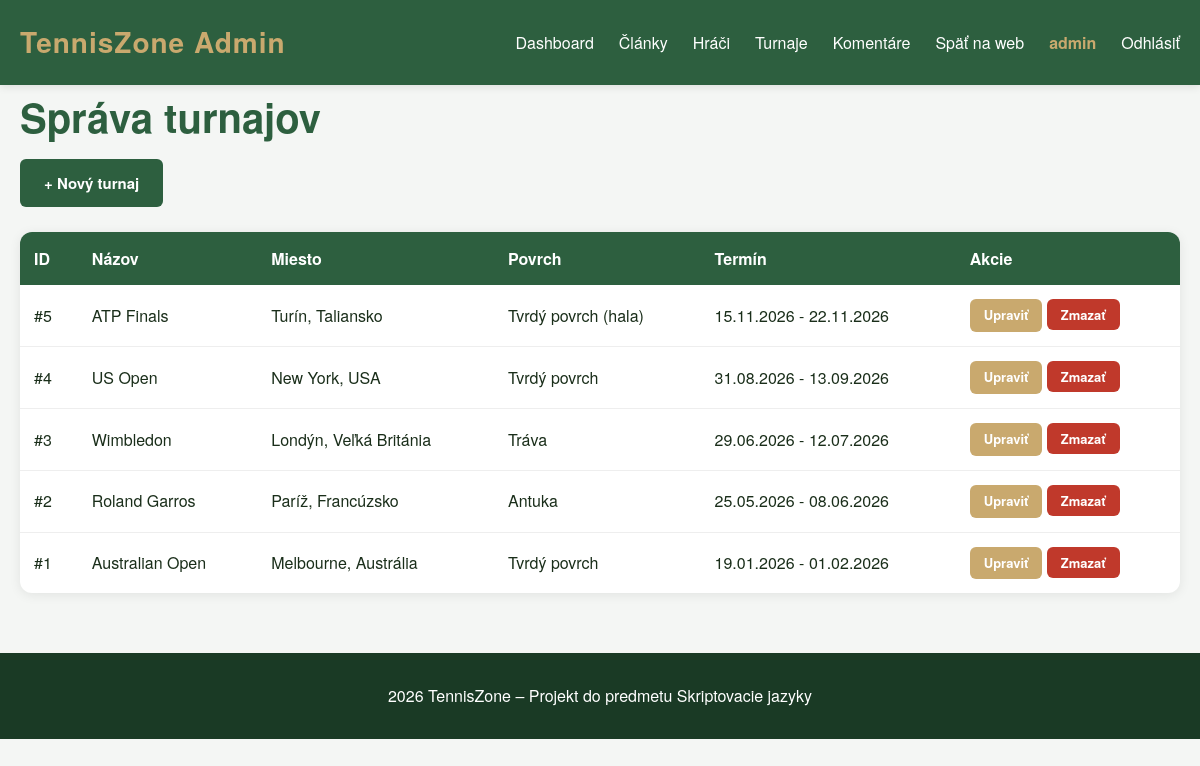
Page /public/templates/admin-tournaments.php (signed in) on the earlier database version.
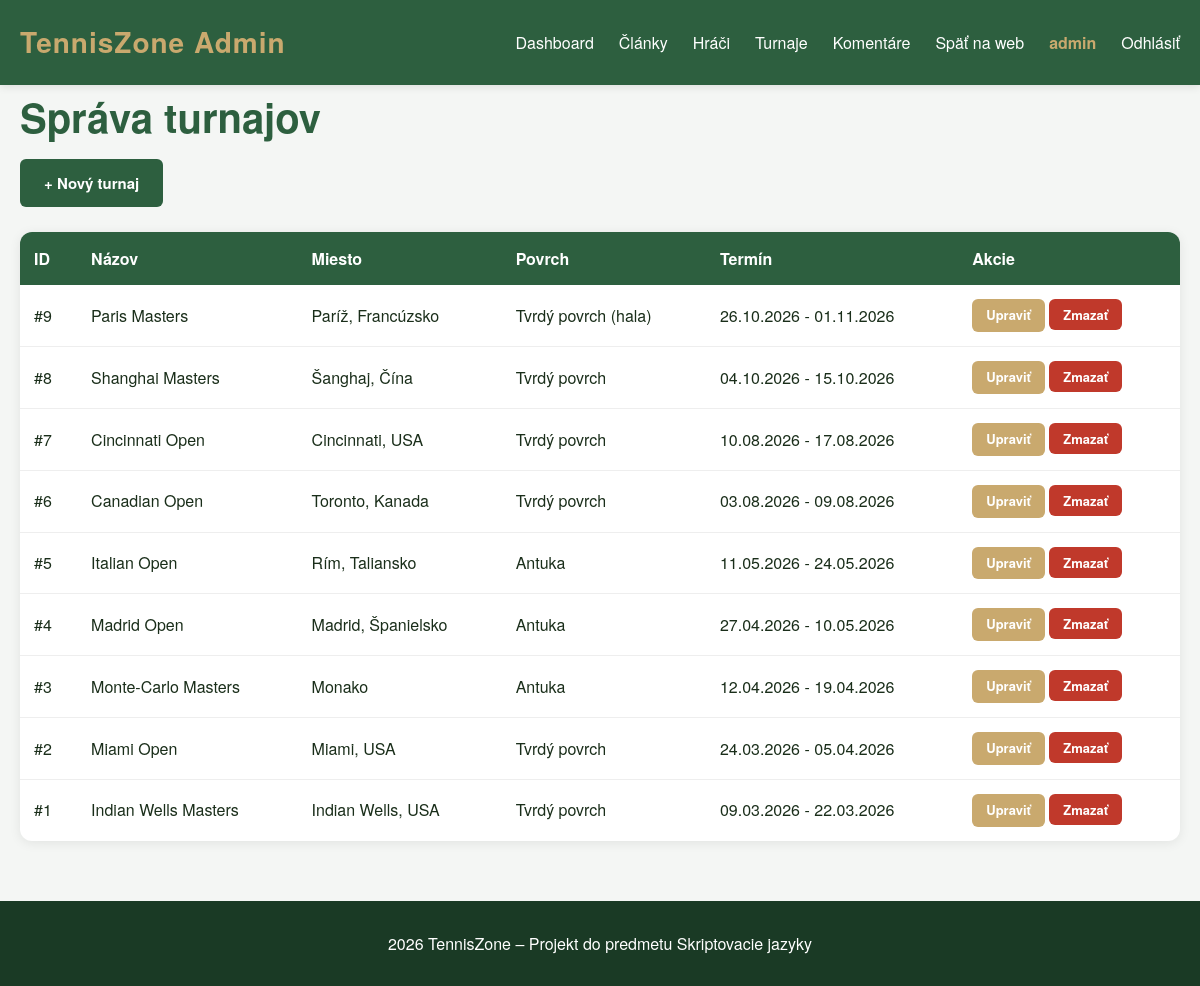
Same page on the later database version.
### tables this page shows
CREATE TABLE IF NOT EXISTS tournaments (
    id INT AUTO_INCREMENT PRIMARY KEY,
    name VARCHAR(150) NOT NULL,
    location VARCHAR(100),
    surface VARCHAR(50),
    start_date DATE,
    end_date DATE,
    prize_money INT,
    description TEXT,
    image VARCHAR(255),
    created_at TIMESTAMP DEFAULT CURRENT_TIMESTAMP
);

### autoload.php (called while the page is built, shortened)
<?php
spl_autoload_register(function (string $class): void {
    $prefixes = [
        'App\\Core\\'   => __DIR__ . '/app/core/',
        'App\\Models\\' => __DIR__ . '/app/models/',
    ];
    foreach ($prefixes as $prefix => $baseDir) {
        $len = strlen($prefix);
        if (strncmp($class, $prefix, $len) !== 0) {
            continue;
        }
        $relative = substr($class, $len);
        $file = $baseDir . str_replace('\\', '/', $relative) . '.php';
        if (is_file($file)) {
            return;
        }
    }
});

### app/core/Database.php (called while the page is built, shortened)
<?php
class Database {
    private $host = 'localhost';
    private $dbname = 'tenniszone1';
    private $username = 'root';
    private $password = '';
    private \PDO $connection;
    public function __construct() {
        try {
            $dsn = "mysql:host={$this->host};dbname={$this->dbname};charset=utf8mb4";
            $this->connection = new \PDO($dsn, $this->username, $this->password);
            $this->connection->setAttribute(\PDO::ATTR_ERRMODE, \PDO::ERRMODE_EXCEPTION);
            $this->connection->setAttribute(\PDO::ATTR_DEFAULT_FETCH_MODE, \PDO::FETCH_OBJ);
        } catch (\PDOException $e) {
            echo "Chyba pripojenia: " . $e->getMessage();
        }
    }
    public function getConnection() {
        return $this->connection;
    }
}

### app/models/Tournament.php (called while the page is built, shortened)
<?php
class Tournament {
    private $db;
    public function __construct() {
        $database = new Database();
        $this->db = $database->getConnection();
    }
    public function all() {
        $sql = "SELECT * FROM tournaments ORDER BY start_date DESC";
        $stmt = $this->db->query($sql);
        return $stmt->fetchAll();
    }
}

### public/templates/admin-tournaments.php (the view, shortened to what this page needs)
<?php require_once __DIR__ . '/../../autoload.php';
?>
<?php include __DIR__ . '/partials/header-admin.php';?>
<?php
$tournament = new Tournament();
$tournaments = $tournament->all();
?>
<div class="admin-toolbar">
    <h1>Správa turnajov</h1>
    <a href="tournament-create.php" class="btn btn-add">+ Nový turnaj</a>
</div>
<table>
    <thead>
        <tr>
            <th>ID</th>
            <th>Názov</th>
            <th>Miesto</th>
            <th>Povrch</th>
            <th>Termín</th>
            <th>Akcie</th>
        </tr>
    </thead>
    <tbody>
        <?php foreach ($tournaments as $t): ?>
            <tr>
                <td>#<?php echo $t->id; ?></td>
                <td><?php echo htmlspecialchars($t->name ?? ''); ?></td>
                <td><?php echo htmlspecialchars($t->location ?? ''); ?></td>
                <td><?php echo htmlspecialchars($t->surface ?? ''); ?></td>
                <td>
                    <?php echo $t->start_date ? date('d.m.Y', strtotime($t->start_date)) : '-'; ?>
                    -
                    <?php echo $t->end_date ? date('d.m.Y', strtotime($t->end_date)) : '-'; ?>
                </td>
                <td>
                    <a href="tournament-edit.php?id=<?php echo $t->id; ?>" class="btn btn-edit">Upraviť</a>
                    <form method="POST" style="display:inline;" onsubmit="return confirm('Naozaj zmazať turnaj?')">
                        <button type="submit" class="btn btn-delete">Zmazať</button>
                    </form>
                </td>
            </tr>
        <?php endforeach; ?>
    </tbody>
</table>
<?php include __DIR__ . '/partials/footer.php'; ?>

Differences in the rows shown:
added tournaments: id "9", name "Paris Masters", location "Paríž, Francúzsko", surface "Tvrdý povrch (hala)", start_date "26.10.2026", end_date "01.11.2026"
added tournaments: id "8", name "Shanghai Masters", location "Šanghaj, Čína", surface "Tvrdý povrch", start_date "04.10.2026", end_date "15.10.2026"
added tournaments: id "7", name "Cincinnati Open", location "Cincinnati, USA", surface "Tvrdý povrch", start_date "10.08.2026", end_date "17.08.2026"
added tournaments: id "6", name "Canadian Open", location "Toronto, Kanada", surface "Tvrdý povrch", start_date "03.08.2026", end_date "09.08.2026"
changed tournaments id 5: name "ATP Finals" → "Italian Open"; location "Turín, Taliansko" → "Rím, Taliansko"; surface "Tvrdý povrch (hala)" → "Antuka"; start_date "15.11.2026" → "11.05.2026"; end_date "22.11.2026" → "24.05.2026"
changed tournaments id 4: name "US Open" → "Madrid Open"; location "New York, USA" → "Madrid, Španielsko"; surface "Tvrdý povrch" → "Antuka"; start_date "31.08.2026" → "27.04.2026"; end_date "13.09.2026" → "10.05.2026"
changed tournaments id 3: name "Wimbledon" → "Monte-Carlo Masters"; location "Londýn, Veľká Británia" → "Monako"; surface "Tráva" → "Antuka"; start_date "29.06.2026" → "12.04.2026"; end_date "12.07.2026" → "19.04.2026"
changed tournaments id 2: name "Roland Garros" → "Miami Open"; location "Paríž, Francúzsko" → "Miami, USA"; surface "Antuka" → "Tvrdý povrch"; start_date "25.05.2026" → "24.03.2026"; end_date "08.06.2026" → "05.04.2026"
changed tournaments id 1: name "Australian Open" → "Indian Wells Masters"; location "Melbourne, Austrália" → "Indian Wells, USA"; start_date "19.01.2026" → "09.03.2026"; end_date "01.02.2026" → "22.03.2026"
